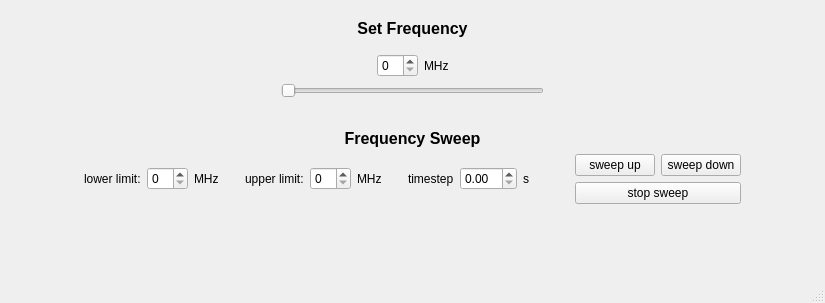
<?xml version="1.0" encoding="UTF-8"?>
<ui version="4.0">
 <class>MainWindow</class>
 <widget class="QMainWindow" name="MainWindow">
  <property name="geometry">
   <rect>
    <x>0</x>
    <y>0</y>
    <width>825</width>
    <height>303</height>
   </rect>
  </property>
  <property name="windowTitle">
   <string>MainWindow</string>
  </property>
  <widget class="QWidget" name="centralwidget">
   <layout class="QVBoxLayout" name="verticalLayout">
    <item>
     <spacer name="verticalSpacer_2">
      <property name="orientation">
       <enum>Qt::Vertical</enum>
      </property>
      <property name="sizeType">
       <enum>QSizePolicy::Fixed</enum>
      </property>
      <property name="sizeHint" stdset="0">
       <size>
        <width>20</width>
        <height>10</height>
       </size>
      </property>
     </spacer>
    </item>
    <item>
     <widget class="QLabel" name="label">
      <property name="font">
       <font>
        <pointsize>12</pointsize>
        <weight>75</weight>
        <bold>true</bold>
       </font>
      </property>
      <property name="text">
       <string>Set Frequency</string>
      </property>
      <property name="alignment">
       <set>Qt::AlignCenter</set>
      </property>
      <property name="margin">
       <number>0</number>
      </property>
     </widget>
    </item>
    <item>
     <layout class="QHBoxLayout" name="horizontalLayout_Actual">
      <property name="leftMargin">
       <number>10</number>
      </property>
      <property name="topMargin">
       <number>10</number>
      </property>
      <property name="rightMargin">
       <number>10</number>
      </property>
      <property name="bottomMargin">
       <number>10</number>
      </property>
      <item>
       <spacer name="horizontalSpacer">
        <property name="orientation">
         <enum>Qt::Horizontal</enum>
        </property>
        <property name="sizeHint" stdset="0">
         <size>
          <width>40</width>
          <height>20</height>
         </size>
        </property>
       </spacer>
      </item>
      <item>
       <layout class="QVBoxLayout" name="verticalLayout_ActualFreq">
        <item>
         <layout class="QHBoxLayout" name="horizontalLayout_Mhz">
          <item>
           <spacer name="horizontalSpacer_4">
            <property name="orientation">
             <enum>Qt::Horizontal</enum>
            </property>
            <property name="sizeHint" stdset="0">
             <size>
              <width>40</width>
              <height>20</height>
             </size>
            </property>
           </spacer>
          </item>
          <item>
           <widget class="QSpinBox" name="spinBox_mhz"/>
          </item>
          <item>
           <widget class="QLabel" name="label_mhz">
            <property name="text">
             <string>MHz</string>
            </property>
           </widget>
          </item>
          <item>
           <spacer name="horizontalSpacer_5">
            <property name="orientation">
             <enum>Qt::Horizontal</enum>
            </property>
            <property name="sizeHint" stdset="0">
             <size>
              <width>40</width>
              <height>20</height>
             </size>
            </property>
           </spacer>
          </item>
         </layout>
        </item>
        <item>
         <widget class="QSlider" name="horizontalSlider_mhz">
          <property name="orientation">
           <enum>Qt::Horizontal</enum>
          </property>
         </widget>
        </item>
       </layout>
      </item>
      <item>
       <spacer name="horizontalSpacer_actual">
        <property name="orientation">
         <enum>Qt::Horizontal</enum>
        </property>
        <property name="sizeHint" stdset="0">
         <size>
          <width>40</width>
          <height>20</height>
         </size>
        </property>
       </spacer>
      </item>
     </layout>
    </item>
    <item>
     <spacer name="verticalSpacer_3">
      <property name="orientation">
       <enum>Qt::Vertical</enum>
      </property>
      <property name="sizeType">
       <enum>QSizePolicy::Fixed</enum>
      </property>
      <property name="sizeHint" stdset="0">
       <size>
        <width>20</width>
        <height>15</height>
       </size>
      </property>
     </spacer>
    </item>
    <item>
     <widget class="QLabel" name="label_2">
      <property name="font">
       <font>
        <pointsize>12</pointsize>
        <weight>75</weight>
        <bold>true</bold>
       </font>
      </property>
      <property name="text">
       <string>Frequency Sweep</string>
      </property>
      <property name="alignment">
       <set>Qt::AlignCenter</set>
      </property>
     </widget>
    </item>
    <item>
     <layout class="QHBoxLayout" name="horizontalLayout_Sweep">
      <property name="leftMargin">
       <number>10</number>
      </property>
      <property name="topMargin">
       <number>0</number>
      </property>
      <property name="rightMargin">
       <number>10</number>
      </property>
      <property name="bottomMargin">
       <number>10</number>
      </property>
      <item>
       <spacer name="horizontalSpacer_2">
        <property name="orientation">
         <enum>Qt::Horizontal</enum>
        </property>
        <property name="sizeHint" stdset="0">
         <size>
          <width>40</width>
          <height>20</height>
         </size>
        </property>
       </spacer>
      </item>
      <item>
       <widget class="QLabel" name="label_lower">
        <property name="text">
         <string>lower limit:</string>
        </property>
       </widget>
      </item>
      <item>
       <widget class="QSpinBox" name="spinBox_lower"/>
      </item>
      <item>
       <widget class="QLabel" name="label_3">
        <property name="text">
         <string>MHz</string>
        </property>
       </widget>
      </item>
      <item>
       <spacer name="horizontalSpacer_6">
        <property name="orientation">
         <enum>Qt::Horizontal</enum>
        </property>
        <property name="sizeType">
         <enum>QSizePolicy::Fixed</enum>
        </property>
        <property name="sizeHint" stdset="0">
         <size>
          <width>20</width>
          <height>20</height>
         </size>
        </property>
       </spacer>
      </item>
      <item>
       <widget class="QLabel" name="label_upper">
        <property name="text">
         <string>upper limit:</string>
        </property>
       </widget>
      </item>
      <item>
       <widget class="QSpinBox" name="spinBox_upper"/>
      </item>
      <item>
       <widget class="QLabel" name="label_4">
        <property name="text">
         <string>MHz</string>
        </property>
       </widget>
      </item>
      <item>
       <spacer name="horizontalSpacer_7">
        <property name="orientation">
         <enum>Qt::Horizontal</enum>
        </property>
        <property name="sizeType">
         <enum>QSizePolicy::Fixed</enum>
        </property>
        <property name="sizeHint" stdset="0">
         <size>
          <width>20</width>
          <height>20</height>
         </size>
        </property>
       </spacer>
      </item>
      <item>
       <widget class="QLabel" name="label_timestep">
        <property name="text">
         <string>timestep</string>
        </property>
       </widget>
      </item>
      <item>
       <widget class="QDoubleSpinBox" name="doubleSpinBox_timestep"/>
      </item>
      <item>
       <widget class="QLabel" name="label_5">
        <property name="text">
         <string>s</string>
        </property>
       </widget>
      </item>
      <item>
       <spacer name="horizontalSpacer_sweep">
        <property name="orientation">
         <enum>Qt::Horizontal</enum>
        </property>
        <property name="sizeType">
         <enum>QSizePolicy::Fixed</enum>
        </property>
        <property name="sizeHint" stdset="0">
         <size>
          <width>40</width>
          <height>20</height>
         </size>
        </property>
       </spacer>
      </item>
      <item>
       <layout class="QVBoxLayout" name="verticalLayout_ButtonSweep">
        <item>
         <layout class="QHBoxLayout" name="horizontalLayout_StartSweep">
          <property name="topMargin">
           <number>0</number>
          </property>
          <item>
           <widget class="QPushButton" name="pushButton_sweepup">
            <property name="text">
             <string>sweep up</string>
            </property>
           </widget>
          </item>
          <item>
           <widget class="QPushButton" name="pushButton_sweepdown">
            <property name="text">
             <string>sweep down</string>
            </property>
           </widget>
          </item>
         </layout>
        </item>
        <item>
         <widget class="QPushButton" name="pushButton_stopsweep">
          <property name="text">
           <string>stop sweep</string>
          </property>
         </widget>
        </item>
       </layout>
      </item>
      <item>
       <spacer name="horizontalSpacer_3">
        <property name="orientation">
         <enum>Qt::Horizontal</enum>
        </property>
        <property name="sizeHint" stdset="0">
         <size>
          <width>40</width>
          <height>20</height>
         </size>
        </property>
       </spacer>
      </item>
     </layout>
    </item>
    <item>
     <spacer name="verticalSpacer">
      <property name="orientation">
       <enum>Qt::Vertical</enum>
      </property>
      <property name="sizeHint" stdset="0">
       <size>
        <width>20</width>
        <height>40</height>
       </size>
      </property>
     </spacer>
    </item>
   </layout>
  </widget>
  <widget class="QMenuBar" name="menubar">
   <property name="geometry">
    <rect>
     <x>0</x>
     <y>0</y>
     <width>825</width>
     <height>22</height>
    </rect>
   </property>
  </widget>
  <widget class="QStatusBar" name="statusbar"/>
 </widget>
 <tabstops>
  <tabstop>spinBox_mhz</tabstop>
  <tabstop>horizontalSlider_mhz</tabstop>
  <tabstop>spinBox_lower</tabstop>
  <tabstop>spinBox_upper</tabstop>
  <tabstop>doubleSpinBox_timestep</tabstop>
  <tabstop>pushButton_sweepup</tabstop>
  <tabstop>pushButton_sweepdown</tabstop>
  <tabstop>pushButton_stopsweep</tabstop>
 </tabstops>
 <resources/>
 <connections/>
</ui>
